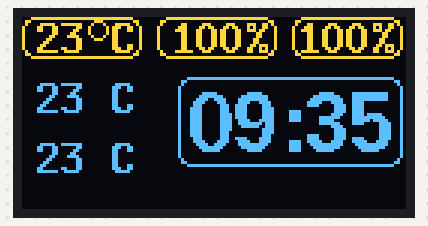
Recording of a sketch running on a simulated Arduino Uno, built with avr-gcc and run on an emulated ATmega328P. Parts: 128×64 one-colour display. The OLED is the two-colour kind (top 16 rows yellow).

Above: at 0.2 s.

The sketch:

LCD.ino
```cpp
#include "U8glib.h"

U8GLIB_SSD1306_128X64_2X u8g(U8G_I2C_OPT_NONE);

void draw()
{
  u8g.setFont(u8g_font_8x13B);

  //Temperatura 1-Superior
  u8g.drawStr( 5, 12, "23");
  u8g.drawCircle(25,4,3);
  u8g.drawStr( 30, 12, "C");
  u8g.drawRFrame(0,0, 40, 14, 4);

  //Umidade 2-Superior
  u8g.drawStr(50,12,"100");
  u8g.drawStr( 75, 12, "%");
  u8g.drawRFrame(45,0, 40, 14, 4);

  //Pressão 3-Superior
  u8g.drawStr(92,12,"100");
  u8g.drawStr( 117, 12, "%");
  u8g.drawRFrame(90,0, 37, 14, 4);

  //Altura 1-Inferor
  u8g.drawStr( 5, 32, "23");
  u8g.drawStr( 30, 32, "C");
  //u8g.drawRFrame(0,20, 40, 14, 4);

  //Outro 2-Inferior
  u8g.drawStr( 5, 52, "23");
  u8g.drawStr( 30, 52, "C");
  //u8g.drawRFrame(0,40, 40, 14, 4);

  //Hora
  u8g.setFont(u8g_font_fub20);
  u8g.drawStr( 55, 45, "09:35");
  //moldura relogio
  u8g.drawRFrame(52,20, 75, 30, 4);
}

void setup(void)
{
  Serial.begin(9600);
  if ( u8g.getMode() == U8G_MODE_R3G3B2 ) {
    u8g.setColorIndex(255);     // white
  }
  else if ( u8g.getMode() == U8G_MODE_GRAY2BIT ) {
    u8g.setColorIndex(3);         // max intensity
  }
  else if ( u8g.getMode() == U8G_MODE_BW ) {
    u8g.setColorIndex(1);         // pixel on
  }
  else if ( u8g.getMode() == U8G_MODE_HICOLOR ) {
    u8g.setHiColorByRGB(255,255,255);
  }
}

void loop(void)
{
  u8g.firstPage();
  do
  {
    draw();
  } while( u8g.nextPage() );

  delay(50);
}
```
